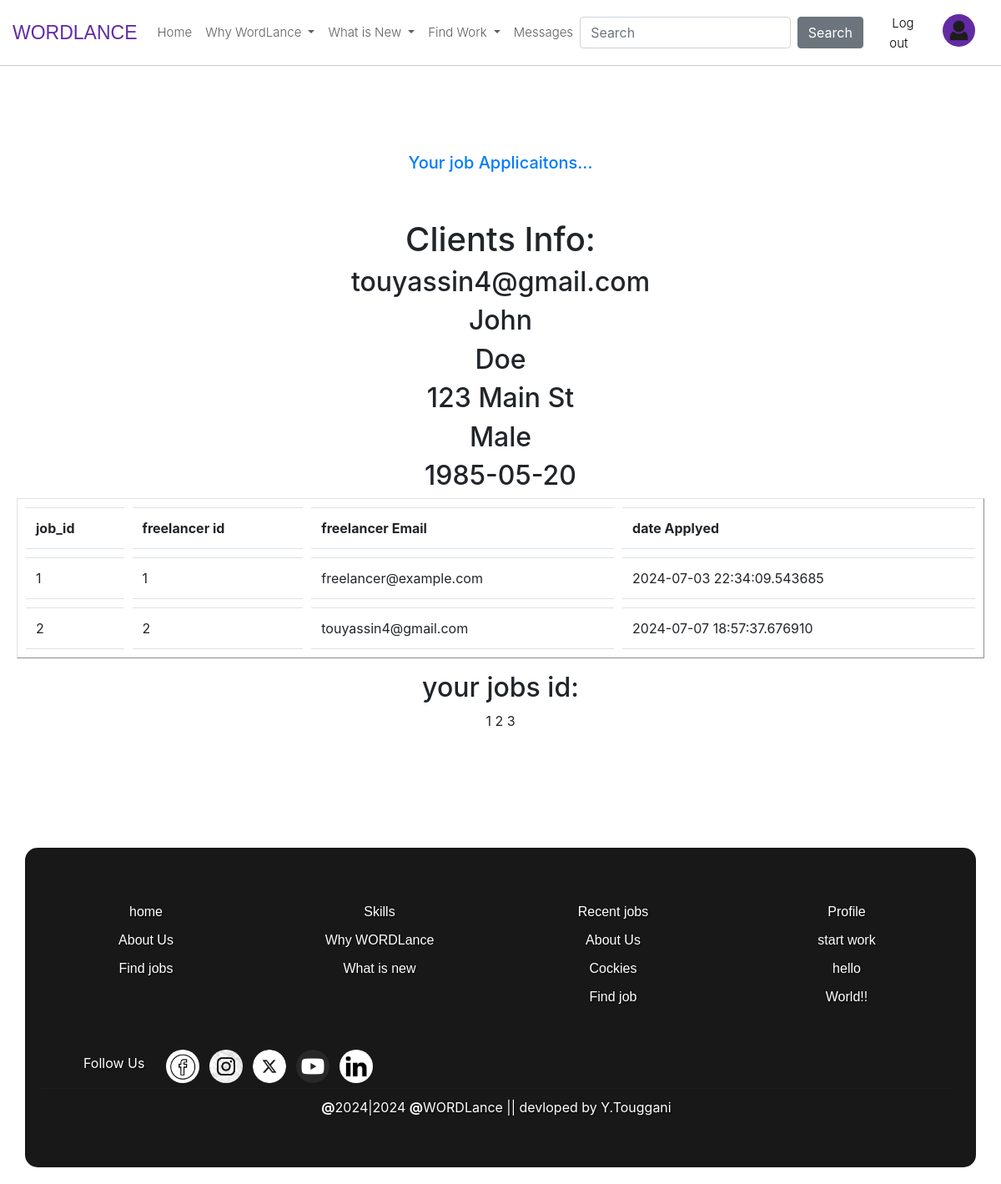
The app's page /my_job_applications (signed in) with its own data.
### app.py (models this page shows)
class freelancers(UserMixin, db.Model):
    id = db.Column(db.Integer, primary_key=True, autoincrement=True)
    email = db.Column(db.String(50), unique=True, nullable=False)
    password = db.Column(db.String(128), nullable=False)  # Adjusted for secure hashing
    firstname = db.Column(db.String(50), nullable=False)
    lastname = db.Column(db.String(50), nullable=False)
    phone_num = db.Column(db.String(20), nullable=True)
    succeces = db.Column(db.Integer, nullable=True)
    address = db.Column(db.String(255))
    gender = db.Column(db.String(20))
    birthdate = db.Column(db.Date)
    company = db.Column(db.String(50), nullable=True)
    self_intro = db.Column(db.String(1000), nullable=False)
    profile_title = db.Column(db.String(50), nullable=False)
    price_of_work_for_hour = db.Column(db.Integer, nullable=True)
    date_created = db.Column(db.DateTime, default=datetime.utcnow)

class clients(UserMixin, db.Model):
    id = db.Column(db.Integer, primary_key=True, autoincrement=True)
    email = db.Column(db.String(50), unique=True, nullable=False)
    password = db.Column(db.String(128), nullable=False)  # Adjusted for secure hashing
    firstname = db.Column(db.String(100), nullable=False)
    lastname = db.Column(db.String(100), nullable=False)
    address = db.Column(db.String(255))
    phone_num = db.Column(db.String(20), nullable=True)
    company = db.Column(db.String(50), nullable=True)
    gender = db.Column(db.String(20))
    birthdate = db.Column(db.Date)
    date_created = db.Column(db.DateTime, default=datetime.utcnow)

class applications(db.Model):
    application_id = db.Column(db.Integer, primary_key=True, autoincrement=True)
    job_id = db.Column(db.Integer, ForeignKey('joboffers.job_id'), nullable=False)
    id = db.Column(db.Integer, ForeignKey('freelancers.id'), nullable=False)
    applied_at = db.Column(db.DateTime, default=datetime.utcnow)

### app.py (the view)
@app.route('/my_job_applications', methods=['GET', 'POST'])
@login_required
def my_job_applications():
    your_jobs = joboffers.query.filter(joboffers.id == current_user.id).all()
    client_info = clients.query.filter(clients.id == current_user.id).first()
    email = client_info.email
    firstname = client_info.firstname
    lastname = client_info.lastname
    address = client_info.address
    gender = client_info.gender
    birthdate = client_info.birthdate
    you_jobs_id = []
    for j in your_jobs:
        you_jobs_id.append(j.job_id)
    data = []
    for i in you_jobs_id:
        application_for_current_job = applications.query.filter(applications.job_id == i).all()
        for a in application_for_current_job:
            freelancer_email = freelancers.query.filter(freelancers.id == a.id ).first()
            email = freelancer_email.email
            mydict = {}
            mydict["job_id"]= a.job_id
            mydict["id"]= a.id
            mydict["applied_at"]= a.applied_at
            mydict["email"] = email
            data.append(mydict)
    login = True
    return render_template("myapplications.html",you_jobs_id=you_jobs_id, data = data,login=login,
  email=email,
            firstname=firstname, lastname=lastname, address=address, gender=gender, birthdate=birthdate)

### app.py
class GlobalSearchForm(FlaskForm):
    searched = StringField("searched: ", validators=[DataRequired()])
    search = SubmitField("Search")

### app.py (called while the page is built)
@login_manager.user_loader
def load_user(id):
    return freelancers.query.get(int(id))

@app.context_processor
def base():
    form = GlobalSearchForm()
    return dict(form=form)

### templates/myapplications.html (shortened to what this page needs)
{% extends "Base.html" %}
{% block content %}
    <br>
    <center>
            <h3 class="text-primary"style="margin-top: 60px;">Your job Applicaitons...</h3><br><br>
            <div>
                <h1>Clients Info:</h1>
                <h2>{{email}}</h2>
                <h2>{{firstname}}</h2>
                <h2>{{lastname}}</h2>
                <h2>{{address}}</h2>
                <h2>{{gender}}</h2>
                <h2>{{birthdate}}</h2>
                <table border="1" style="border-collapse: separate; border-spacing: 10px;" class="table table-hover">
                    <tr>
                        <th>job_id</th>
                        <th>freelancer id</th>
                        <th>freelancer Email</th>
                        <th>date Applyed</th>
                    </tr>
                    {% for info in data %}
                        <tr>
                            <td>{{ info.job_id }}</td>
                            <td>{{ info.id }}</td>
                            <td>{{ info.email }}</td>
                            <td>{{ info.applied_at }}</td>
                        </tr>
                    {% endfor %}
                </table>
            </div>
            <h2>your jobs id:</h2>
            {% for info in you_jobs_id %}
                {{info}}
            {% endfor %}
    </center>
{% endblock content %}

### templates/Base.html (style rules this page uses)
h3 { font-size: 20px; margin-top: 10px; color: rgb(103, 103, 103); }

### records on screen
freelancers: email "touyassin4@gmail.com", job_id "2", id "2", applied_at "2024-07-07 18:57:37.676910"
clients: firstname "John", lastname "Doe", address "123 Main St", gender "Male", birthdate "1985-05-20"
freelancers: job_id "1", id "1", email "freelancer@example.com", applied_at "2024-07-03 22:34:09.543685"

### other values on screen
{{ info }} "1" "2" "3"
